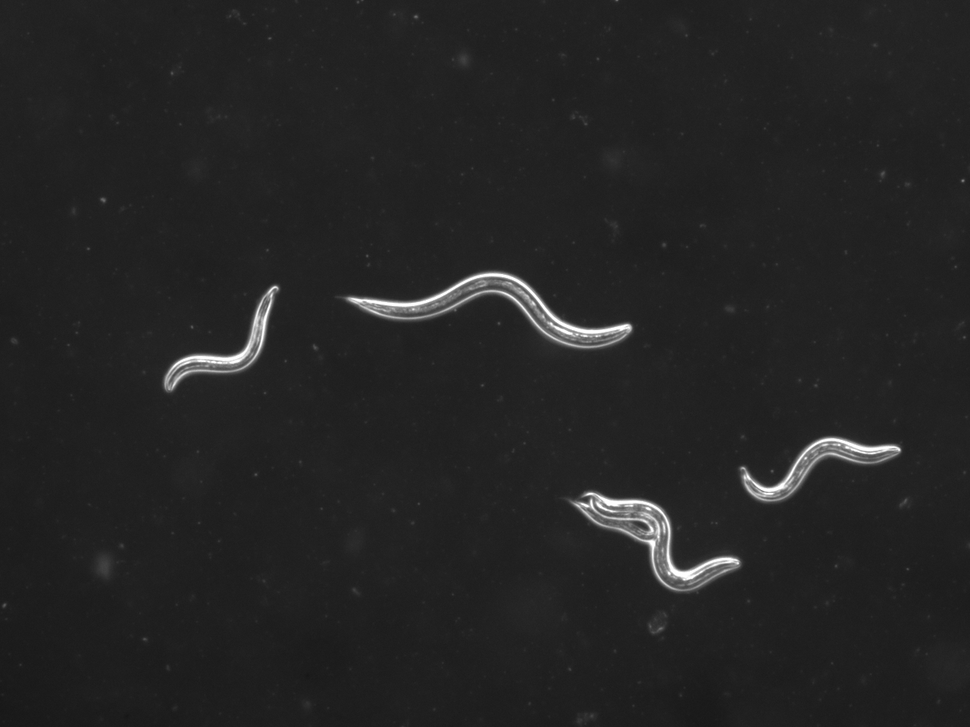
%> input picture worm1.bmp, 970 x 727 px, shrunk from 1280 x 960 before the run
$ octave --eval "result = BgNormal(imread('worm1.bmp'));"   (GNU Octave 9; MATLAB toolbox functions it lacks are replaced by stand-ins)
%> lines starting %> are read from the running program, lines starting %| are printed output that depends on the picture
function contrastAdjusted = BgNormal(img)
% [5 lines of commented-out code are left out]
se = offsetstrel('ball',10,10);
%img = imadjust(img);
img = padarray(img,[8,8],'symmetric');
img = wiener2(img,[9,9]);

%imgopening = imtophat(imgwiener,se);

tophatFiltered = imtophat(img,se);
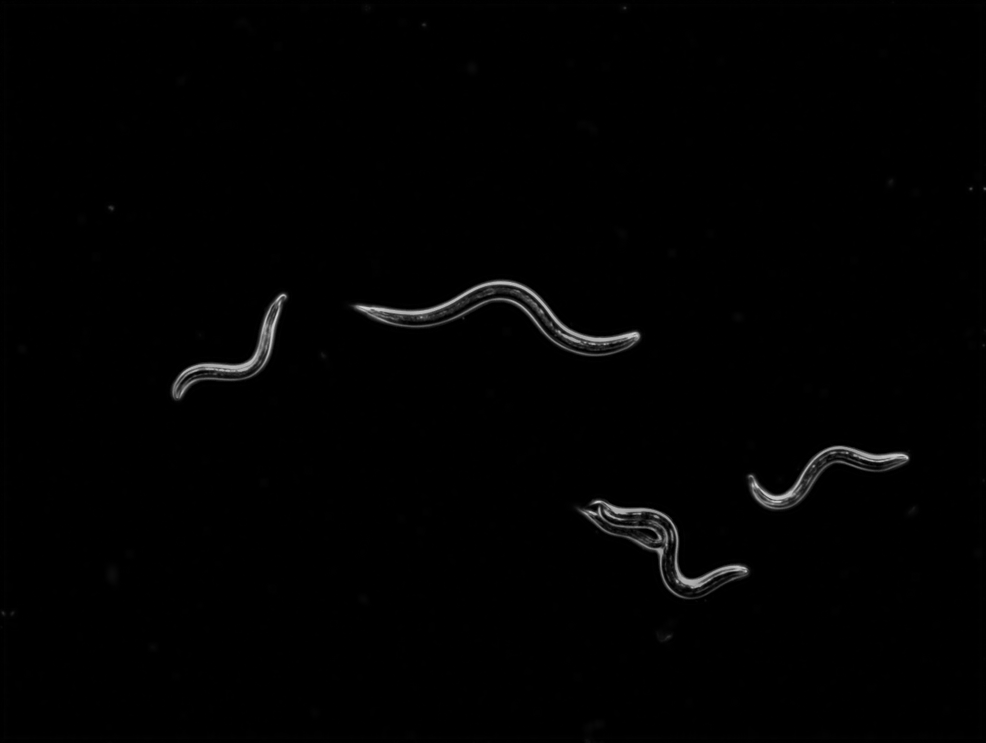
%> tophatFiltered: size 743x986 uint8; min 0, max 210, mean 1.9
figure(1)
imshow(img);

%%figure(2)
%%imshow(tophatFiltered);

contrastAdjusted = imadjust(tophatFiltered);
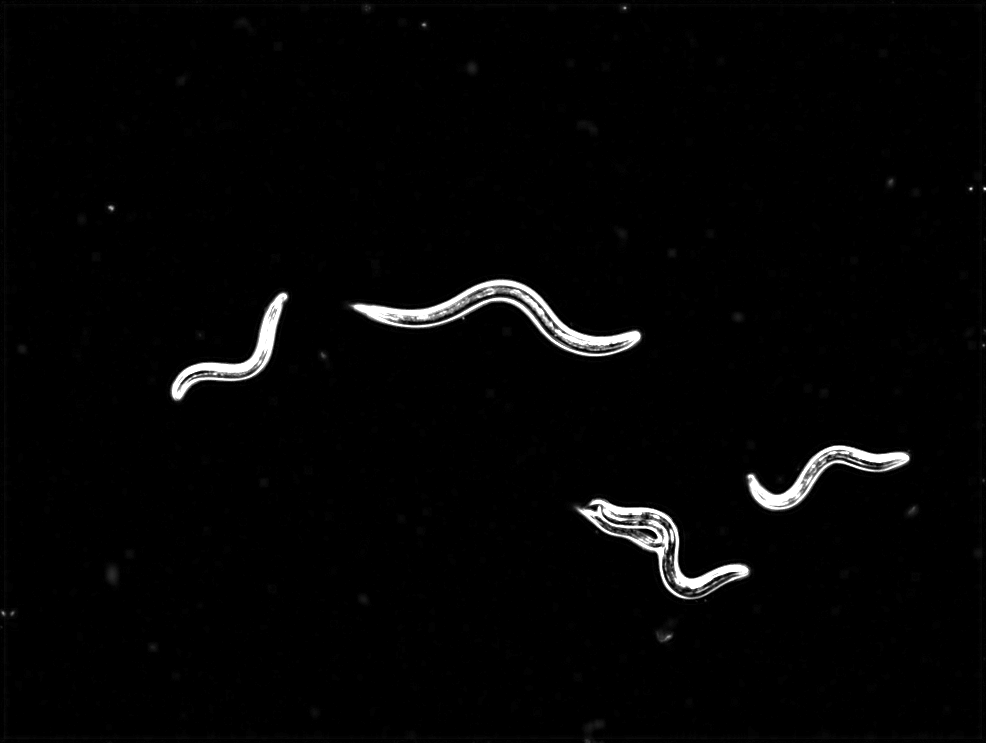
%> contrastAdjusted: size 743x986 uint8; min 0, max 255, mean 4.8
% [12 lines of commented-out code are left out]
